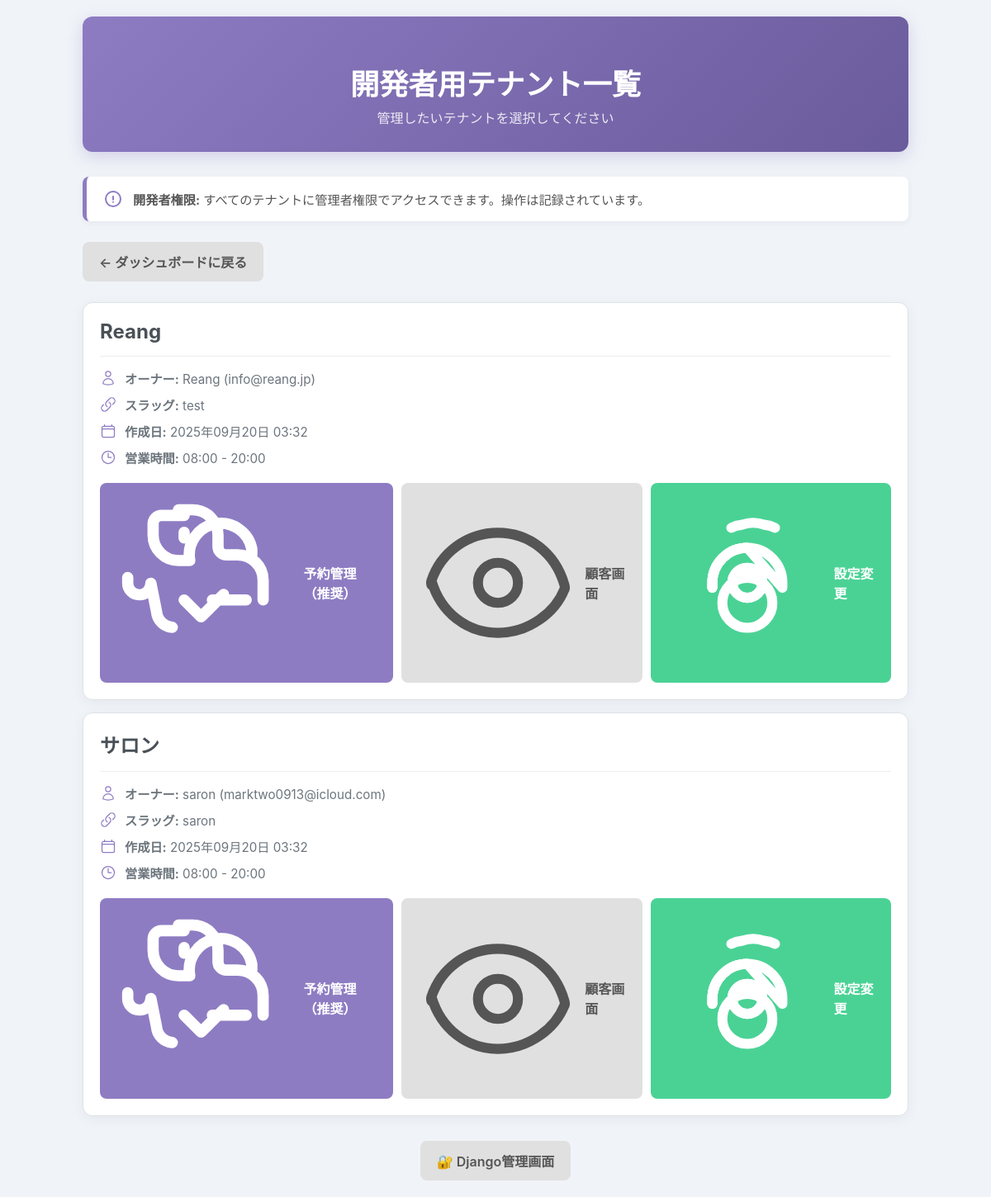
/developer/tenants/ (signed in), run on the app's committed database.
### reservations/models.py (models this page shows, shortened)
class Tenant(models.Model):
    name = models.CharField(max_length=100, verbose_name='店舗名')
    slug = models.SlugField(max_length=100, unique=True, blank=True, null=True, verbose_name='URL識別子')
    owner = models.ForeignKey(settings.AUTH_USER_MODEL, on_delete=models.CASCADE, related_name='tenants', verbose_name='オーナー')
    start_time = models.TimeField(default=time(8, 0), help_text='営業開始時間')
    end_time = models.TimeField(default=time(20, 0), help_text='営業終了時間')
    slot_duration = models.IntegerField(
        default=60,
        validators=[MinValueValidator(15), MaxValueValidator(240)],
        help_text='予約枠の長さ（分）15-240分'
    )
    advance_hours = models.IntegerField(
        default=4,
        validators=[MinValueValidator(0), MaxValueValidator(168)],
        help_text='予約可能になる時間（現在時刻から何時間後）0-168時間'
    )
    monday_open = models.BooleanField(default=True, verbose_name='月曜日営業')
    tuesday_open = models.BooleanField(default=True, verbose_name='火曜日営業')
    wednesday_open = models.BooleanField(default=True, verbose_name='水曜日営業')
    thursday_open = models.BooleanField(default=True, verbose_name='木曜日営業')
    friday_open = models.BooleanField(default=True, verbose_name='金曜日営業')
    saturday_open = models.BooleanField(default=True, verbose_name='土曜日営業')
    sunday_open = models.BooleanField(default=True, verbose_name='日曜日営業')
    created_at = models.DateTimeField(auto_now_add=True, verbose_name='作成日時')
    updated_at = models.DateTimeField(auto_now=True, verbose_name='更新日時')
    class Meta:
        verbose_name = 'テナント'
        verbose_name_plural = 'テナント'
        ordering = ['name']

class CustomUser(AbstractUser):
    USER_ROLES = [
        ('customer', '顧客'),
        ('owner', '事業者'),
        ('developer', '開発者'),
    ]
    email = models.EmailField(unique=True)
    phone = models.CharField(max_length=20, verbose_name='電話番号', default='')
    role = models.CharField(max_length=20, choices=USER_ROLES, default='customer', verbose_name='ユーザー種別')
    USERNAME_FIELD = 'email'
    REQUIRED_FIELDS = ['username']

### reservations/views_owner.py (the view)
# urls.py: path('developer/tenants/', views_owner.developer_tenant_list, name='developer_tenant_list'),
@role_required(['developer'])
def developer_tenant_list(request):
    tenants = Tenant.objects.all().order_by('name')
    context = {
        'tenants': tenants,
    }
    return render(request, 'reservations/developer_tenant_list.html', context)

### reservations/templates/reservations/developer_tenant_list.html (shortened to what this page needs)
<!DOCTYPE html>
<html lang="ja">
<head>
</head>
<body>
    <div class="main-container">
        <div class="header">
            <h1>開発者用テナント一覧</h1>
            <p>管理したいテナントを選択してください</p>
        </div>
        <div class="info-notice">
            <svg xmlns="http://www.w3.org/2000/svg" fill="none" viewBox="0 0 24 24" stroke-width="2" stroke="currentColor">
                <path stroke-linecap="round" stroke-linejoin="round" d="M12 9v3.75m9-.75a9 9 0 11-18 0 9 9 0 0118 0zm-9 3.75h.008v.008H12v-.008z" />
            </svg>
            <p><strong>開発者権限:</strong> すべてのテナントに管理者権限でアクセスできます。操作は記録されています。</p>
        </div>
        <div class="back-link-container">
            <a href="{% url 'developer_dashboard' %}" class="btn btn-secondary">
                ← ダッシュボードに戻る
            </a>
        </div>
        <ul class="tenant-list">
            {% for tenant in tenants %}
            <li class="tenant-item">
                <div class="tenant-header">
                    <h3 class="tenant-name">{{ tenant.name|escape }}</h3>
                </div>
                <div class="tenant-info">
                    <div>
                        <span><strong>オーナー:</strong> {{ tenant.owner.username|escape }} ({{ tenant.owner.email|escape }})</span>
                    </div>
                    <div>
                        <span><strong>スラッグ:</strong> {{ tenant.slug|escape }}</span>
                    </div>
                    <div>
                        <span><strong>作成日:</strong> {{ tenant.created_at|date:"Y年m月d日 H:i"|default:"不明" }}</span>
                    </div>
                    <div>
                        <svg xmlns="http://www.w3.org/2000/svg" fill="none" viewBox="0 0 24 24" stroke-width="1.5" stroke="currentColor">
                            <path stroke-linecap="round" stroke-linejoin="round" d="M12 6v6h4.5m4.5 0a9 9 0 11-18 0 9 9 0 0118 0z" />
                        </svg>
                        <span><strong>営業時間:</strong> {{ tenant.start_time|time:"H:i" }} - {{ tenant.end_time|time:"H:i" }}</span>
                    </div>
                </div>
                <div class="tenant-actions">
                    <a href="{% url 'owner_reserve_list_by_tenant' tenant.slug %}" class="btn btn-action btn-primary">
                        <span>予約管理（推奨）</span>
                    </a>
                    <a href="{% url 'calendar_by_tenant' tenant.slug %}" class="btn btn-action btn-secondary" target="_blank" rel="noopener">
                        <span>顧客画面</span>
                    </a>
                    <a href="/admin/reservations/tenant/{{ tenant.id }}/change/" class="btn btn-action btn-success" target="_blank" rel="noopener">
                        <span>設定変更</span>
                    </a>
                </div>
            </li>
            {% endfor %}
        </ul>
        <div class="footer-link">
            <a href="/admin/" class="btn btn-secondary" target="_blank" rel="noopener">
                🔐 Django管理画面
            </a>
        </div>
    </div>
</body>
</html>

### reservations/templates/reservations/developer_tenant_list.html (style rules this page uses)
body { font-family: -apple-system, BlinkMacSystemFont, "Segoe UI", Roboto, "Helvetica Neue", Arial, "Noto Sans", sans-serif; margin: 0; padding: 20px; background-color: #f0f4f8; color: #333; }
.main-container { max-width: 1000px; margin: 0 auto; padding: 0 15px; }
.header { background-color: #8E7CC3; color: white; padding: 30px; border-radius: 12px; margin-bottom: 30px; text-align: center; box-shadow: 0 6px 20px rgba(142, 124, 195, 0.3); background: linear-gradient(135deg, #8E7CC3 0%, #6A5B9C 100%); }
.header h1 { font-size: 2.2rem; margin-bottom: 5px; }
.header p { margin: 0; font-size: 1rem; color: rgba(255, 255, 255, 0.85); }
.info-notice { display: flex; align-items: center; gap: 12px; background: #fff; padding: 15px 20px; border-radius: 8px; border-left: 5px solid #8E7CC3; box-shadow: 0 2px 8px rgba(0,0,0,0.05); margin-bottom: 25px; }
.info-notice svg { width: 24px; height: 24px; color: #8E7CC3; }
.info-notice p { margin: 0; font-size: 0.95em; color: #555; }
.back-link-container { margin-bottom: 25px; }
.tenant-list { list-style: none; padding: 0; margin: 0; }
.tenant-item { background: white; border: 1px solid #dee2e6; margin: 15px 0; padding: 20px; border-radius: 12px; box-shadow: 0 4px 15px rgba(0,0,0,0.05); transition: all 0.3s cubic-bezier(0.25, 0.8, 0.25, 1); }
.tenant-header { border-bottom: 1px solid #EEE; padding-bottom: 15px; margin-bottom: 15px; }
.tenant-name { font-size: 1.5rem; font-weight: 700; color: #495057; margin: 0; }
.tenant-info { margin-bottom: 20px; color: #6c757d; }
.tenant-info div { display: flex; align-items: center; gap: 10px; margin-bottom: 10px; font-size: 0.95em; }
.tenant-info svg { width: 20px; height: 20px; color: #8E7CC3; }
.tenant-actions { display: flex; gap: 10px; flex-wrap: wrap; }
.btn { padding: 12px 20px; text-decoration: none; border-radius: 8px; display: inline-flex; align-items: center; gap: 8px; font-weight: 600; transition: all 0.3s; border: none; cursor: pointer; flex-grow: 1; justify-content: center; }
.btn-primary { background-color: #8E7CC3; color: white; }
.btn-secondary { background-color: #E0E0E0; color: #555; }
.btn-success { background-color: #4AD295; color: white; }
.footer-link { text-align: center; margin-top: 30px; }

### data on the page
Tenant: name "Reang", owner.username "Reang", owner.email "info@reang.jp", slug "test", created_at "2025年09月20日 03:32", start_time "08:00", end_time "20:00"
Tenant: name "サロン", owner.username "saron", owner.email "marktwo0913@icloud.com", slug "saron", created_at "2025年09月20日 03:32", start_time "08:00", end_time "20:00"
